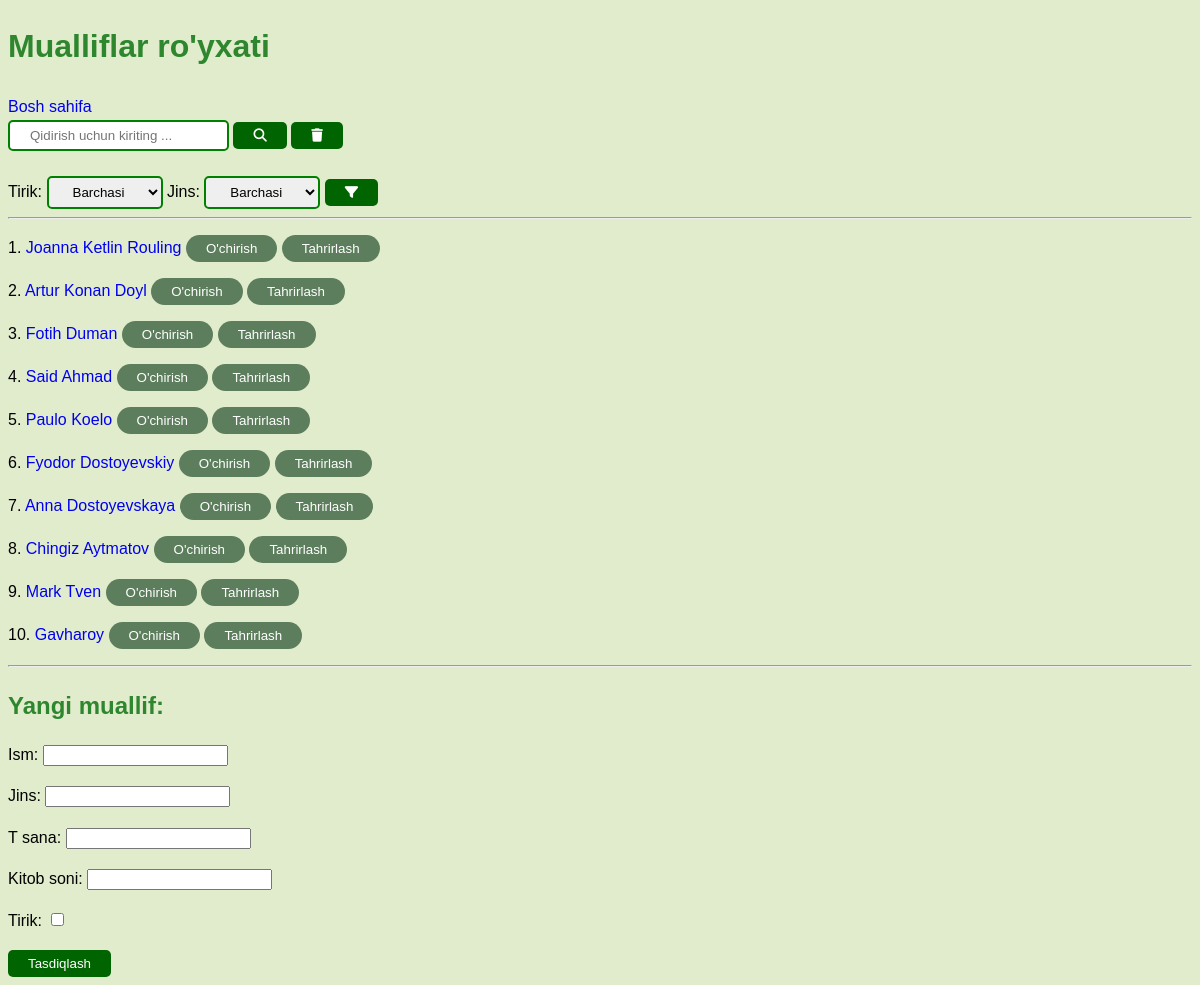
The page /mualliflar/ on the database its author committed.
### main/models.py (models this page shows, shortened)
class Muallif(models.Model):
    JINS_CHOICES = (
        ('erkak', 'Erkak'),
        ('ayol', 'Ayol')
    )
    ism = models.CharField(max_length=100)
    jins = models.CharField(max_length=5, choices=JINS_CHOICES)
    t_sana = models.DateField(blank=True, null=True)
    kitob_soni = models.PositiveSmallIntegerField(blank=True, null=True)
    tirik = models.BooleanField(default=False)
    class Meta:
        verbose_name = 'Muallif'
        verbose_name_plural = 'Mualliflar'

### main/views.py (the view, shortened to what this page needs)
# urls.py: path('mualliflar/', muallif_view, name = 'mualliflar'),
def muallif_view(request):
    form = MuallifForm
    muallif = Muallif.objects.all()
    tiriklar = [item['tirik'] for item in Muallif.objects.all().values('tirik')]
    tiriklar = sorted(list(set(tiriklar)))
    jinslar = [item['jins'] for item in Muallif.objects.all().values('jins')]
    jinslar = sorted(list(set(jinslar)))
    search = request.GET.get('search')
    tirik = request.GET.get('tirik')
    jins = request.GET.get('jins')
    if search is not None:
        muallif = muallif.filter(ism__icontains = search)
    if tirik is not None and tirik != '0':
        muallif = muallif.filter(tirik = tirik)
    if jins is not None and jins != '0':
        muallif = muallif.filter(jins = jins)
    context = {
        'muallif': muallif,
        'search': search,
        'tirik': tirik,
        'jins': jins,
        'jinslar': jinslar,
        'tiriklar': tiriklar,
        'form': form
    }
    return render(request, 'muallif.html', context)

### templates/muallif.html (shortened to what this page needs)
<!DOCTYPE html>
<html lang="en">
<head>
  <link rel="stylesheet" href="https://cdnjs.cloudflare.com/ajax/libs/font-awesome/6.7.2/css/all.min.css" />
</head>
<body style="background-color: rgba(206, 224, 170, 0.596);" >
  <h1 style="color:rgb(46, 134, 46);" >Mualliflar ro'yxati</h1>
  <a style = "text-decoration: none" href="/home/">Bosh sahifa</a>
  <form>
    <input style="border:2px solid green; padding: 6px 20px; border-radius:5px; " name = 'search' placeholder="Qidirish uchun kiriting ...">
    <button style="padding: 6px 20px; background-color:darkgreen; color:white; border:none; border-radius:5px;">
      <i class="fa-solid fa-magnifying-glass"></i>
    </button>
    <a href = '/mualliflar/'>
      <button style="padding: 6px 20px; background-color:darkgreen; color:white ; border:none; border-radius:5px;">
        <i class="fa-solid fa-trash"></i>
      </button>
    </a>
  </form>
  <br>
  <form>
    <label>Tirik:</label>
    <select style="border:2px solid green; padding: 6px 20px; border-radius:5px; "   name = "tirik">
      <option value = "0">Barchasi</option>
    </select>
    <label>Jins:</label>
    <select style="border:2px solid green; padding: 6px 20px; border-radius:5px; " name = "jins">
      <option value = "0">Barchasi</option>
    </select>
     <button style="padding: 6px 20px; background-color:darkgreen; color:white; border:none; border-radius:5px;">
       <i class="fa-solid fa-filter"></i>
     </button>
  </form>
  <hr>
  {% for m in muallif %}
  <p>{{ forloop.counter }}.
    <a  style = "text-decoration: none" href="/mualliflar/{{ m.id }}/">
      {{m.ism}}
    </a>
    <button style ='padding: 6px 20px; border: none; border-radius: 30px; background-color: rgb(92, 126, 92); '>
      <a style = 'text-decoration: none; color:white;' href = '/muallif/{{m.id}}/delete_confirm/'>O'chirish</a>
    </button>
    <button style ='padding: 6px 20px; border: none; border-radius: 30px; background-color: rgb(92, 126, 92); '>
      <a style = 'text-decoration: none; color:white;' href = '/mualliflar/{{m.id}}/update/'>Tahrirlash</a>
    </button>
  </p>
  {% endfor %}
  <hr>
  <h2 style="color:rgb(46, 134, 46);">Yangi muallif:</h2>
  <form method = 'post'>
    {{ form.as_p }}
  <button style="padding: 6px 20px; background-color:darkgreen; color:white; border:none; border-radius:5px;">Tasdiqlash</button>
    </form>
</body>
</html>

### templates/muallif.html (style rules this page uses)
body { font-family: Arial, sans-serif; line-height: 1.6 }
h2 { color: blue; margin-bottom: 10px; }

### rows shown on the page
Muallif: ism "Joanna Ketlin Rouling"
Muallif: ism "Artur Konan Doyl"
Muallif: ism "Fotih Duman"
Muallif: ism "Said Ahmad"
Muallif: ism "Paulo Koelo"
Muallif: ism "Fyodor Dostoyevskiy"
Muallif: ism "Anna Dostoyevskaya"
Muallif: ism "Chingiz Aytmatov"
Muallif: ism "Mark Tven"
Muallif: ism "Gavharoy"
